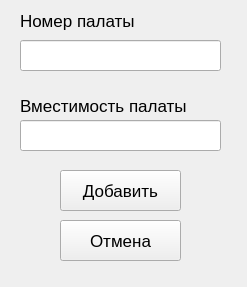
<?xml version="1.0" encoding="UTF-8"?>
<ui version="4.0">
 <class>MainWindow</class>
 <widget class="QMainWindow" name="MainWindow">
  <property name="geometry">
   <rect>
    <x>0</x>
    <y>0</y>
    <width>247</width>
    <height>287</height>
   </rect>
  </property>
  <property name="windowTitle">
   <string>MainWindow</string>
  </property>
  <widget class="QWidget" name="centralwidget">
   <widget class="QLabel" name="label">
    <property name="geometry">
     <rect>
      <x>20</x>
      <y>0</y>
      <width>281</width>
      <height>41</height>
     </rect>
    </property>
    <property name="font">
     <font>
      <pointsize>13</pointsize>
     </font>
    </property>
    <property name="text">
     <string>Номер палаты</string>
    </property>
   </widget>
   <widget class="QLineEdit" name="lineEdit_add_Ward">
    <property name="geometry">
     <rect>
      <x>20</x>
      <y>40</y>
      <width>201</width>
      <height>31</height>
     </rect>
    </property>
   </widget>
   <widget class="QLabel" name="label_2">
    <property name="geometry">
     <rect>
      <x>20</x>
      <y>90</y>
      <width>271</width>
      <height>31</height>
     </rect>
    </property>
    <property name="font">
     <font>
      <pointsize>13</pointsize>
     </font>
    </property>
    <property name="text">
     <string>Вместимость палаты</string>
    </property>
   </widget>
   <widget class="QLineEdit" name="lineEdit_2_add_Ward">
    <property name="geometry">
     <rect>
      <x>20</x>
      <y>120</y>
      <width>201</width>
      <height>31</height>
     </rect>
    </property>
   </widget>
   <widget class="QPushButton" name="pushButton_add_Ward">
    <property name="geometry">
     <rect>
      <x>60</x>
      <y>170</y>
      <width>121</width>
      <height>41</height>
     </rect>
    </property>
    <property name="font">
     <font>
      <pointsize>13</pointsize>
     </font>
    </property>
    <property name="text">
     <string>Добавить</string>
    </property>
   </widget>
   <widget class="QPushButton" name="pushButton_exit_Ward">
    <property name="geometry">
     <rect>
      <x>60</x>
      <y>220</y>
      <width>121</width>
      <height>41</height>
     </rect>
    </property>
    <property name="font">
     <font>
      <pointsize>13</pointsize>
     </font>
    </property>
    <property name="text">
     <string>Отмена</string>
    </property>
   </widget>
  </widget>
 </widget>
 <resources/>
 <connections/>
</ui>
